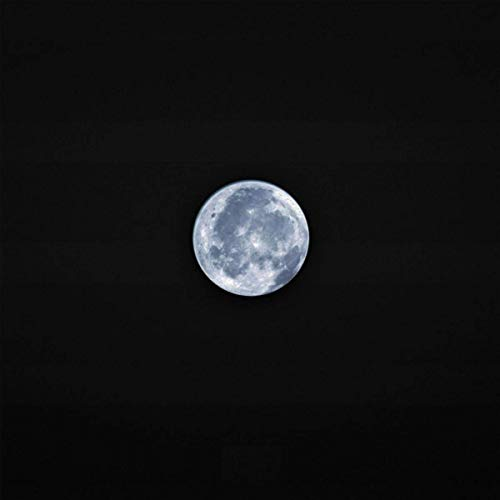
#> input picture moon.jpg, 500 x 500 px
$ jupyter execute Untitled.ipynb   (shell and % lines are left out)
#> lines starting #> are read from the running program, lines starting #| are printed output that depends on the picture; after the words box and inside, x2 and y2 are one past the last pixel; in counts of white or black regions, pixels touching at a corner belong together
[cell 1]
import matplotlib.pyplot as plt
import numpy as np
import cv2

img=cv2.imread('moon.jpg',1)
#> img is the input picture: shape (500, 500, 3); mean B, G, R 19.6, 18.8, 18.3

cropped_image=img[180:300,190:310]
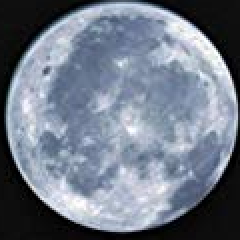
#> cropped_image: shape (120, 120, 3) (shown 2 times larger); mean B, G, R 137, 122.6, 113.5

height, width = (cropped_image.shape[0],cropped_image.shape[1])
#> height = 120; width = 120

x_offset = int((width - cropped_image.shape[1])/2)
#> x_offset = 0
y_offset = int((height - cropped_image.shape[0])/2)
#> y_offset = 0

img[y_offset:y_offset+cropped_image.shape[0], x_offset:x_offset+cropped_image.shape[1]]=cropped_image
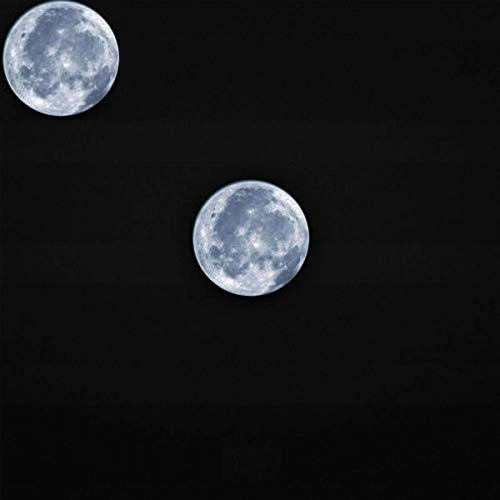
#> img: shape (500, 500, 3); 5.64% of pixels changed, all inside (x1, y1, x2, y2) = (0, 0, 120, 120)
plt.imshow(img)
cv2.imwrite('C:/Users/zhuma/Desktop/CV prac/2_moon.jpg',img)
#> Out = True
